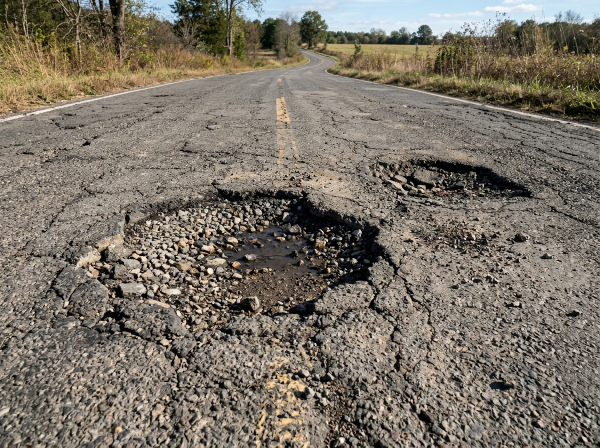
#> input picture multiple_potholes_road_1790334281012.jpg, 1200 x 896 px (shown at 1/2 size)
$ python -i image_processor.py   (imports and definitions only)   (older library calls are emulated)
#> lines starting #> are read from the running program, lines starting #| are printed output that depends on the picture; after the words box and inside, x2 and y2 are one past the last pixel; in counts of white or black regions, pixels touching at a corner belong together
"""
image_processor.py
-------------------
Image loading, preprocessing, and ADAPTIVE region-of-interest (ROI)
estimation for Snap2Action_CV.

Design goals:
- Segment the image into true infrastructure surface regions (road pavement
  or wall facade).
- Fill interior holes in the surface mask so surface defects (potholes/cracks)
  are guaranteed to be inside the surface ROI.
- Actively reject and suppress non-infrastructure objects:
  vehicles (cars, bikes, tyres, undercarriages), sky, vegetation, and specular glare.
- Use chroma = max(BGR) - min(BGR) to avoid low-light HSV saturation noise.
- Pure functions for testability.
"""

import cv2
import numpy as np


# [38 lines left out: functions load_image, resize_for_processing, preprocess, not called in this run]


def local_texture_map(gray, ksize=9):
    """Local standard-deviation map for texture/roughness estimation."""
    gray_f = gray.astype(np.float32)
    mean = cv2.blur(gray_f, (ksize, ksize))
    sq_mean = cv2.blur(gray_f * gray_f, (ksize, ksize))
    variance = np.clip(sq_mean - mean * mean, 0, None)
    return np.sqrt(variance)


# [7 lines left out: function gradient_orientation_map, not called in this run]


def detect_non_surface_mask(image):
    """Detect regions that cannot physically be asphalt or concrete road surfaces:
    - High-chroma painted objects (vehicles, colored panels, taillights).
      Requires chroma >= 35, saturation >= 50, and val >= 60 so dark asphalt
      noise is not falsely flagged as vehicle paint.
    - Specular highlights on vehicle bodies or windshields.
    - Attached tyres and vehicle undercarriages (dilated downwards from vehicle bodies).
    """
    h, w = image.shape[:2]
    hsv = cv2.cvtColor(image, cv2.COLOR_BGR2HSV)
    sat = hsv[:, :, 1]
    val = hsv[:, :, 2]

    # Chroma = max(B,G,R) - min(B,G,R)
    b, g, r = cv2.split(image)
    max_c = np.maximum(np.maximum(b, g), r)
    min_c = np.minimum(np.minimum(b, g), r)
    chroma = max_c - min_c

    # Vehicles: significant chroma (>= 35) AND high saturation (>= 50) AND visible brightness (V >= 60)
    high_sat = ((chroma >= 35) & (sat >= 50) & (val >= 60)).astype(np.uint8) * 255

    # Specular reflections (bright glare on vehicle glass/chrome)
    specular = ((val >= 238) & (sat < 35)).astype(np.uint8) * 255

    combined_obstacles = cv2.bitwise_or(high_sat, specular)

    # Bridge vehicle body parts (cabin, windshield, hood, bumpers)
    k_body = cv2.getStructuringElement(cv2.MORPH_RECT, (15, 15))
    obstacles_closed = cv2.morphologyEx(combined_obstacles, cv2.MORPH_CLOSE, k_body, iterations=2)

    # Dilate vehicle mask slightly downwards to encompass attached tyres and undercarriage
    k_down = cv2.getStructuringElement(cv2.MORPH_RECT, (9, 25))
    obstacles_expanded = cv2.dilate(obstacles_closed, k_down, iterations=1)

    # Filter out tiny specks (< 0.05% of frame)
    n_labels, labels, stats, _ = cv2.connectedComponentsWithStats(obstacles_expanded, connectivity=8)
    filtered = np.zeros((h, w), dtype=np.uint8)
    min_area = 0.0005 * (h * w)
    for i in range(1, n_labels):
        if stats[i, cv2.CC_STAT_AREA] >= min_area:
            filtered[labels == i] = 255

    return filtered


def estimate_surface_roi(image, mode="road"):
    """Adaptively estimate the region of interest for 'road' or 'wall' analysis."""
    h, w = image.shape[:2]
    total_area = float(h * w)
    gray = cv2.cvtColor(image, cv2.COLOR_BGR2GRAY)

    if mode == "road":
        obstacles = detect_non_surface_mask(image)

        sky_mask = np.zeros((h, w), dtype=np.uint8)
        upper_limit = int(h * 0.32)
        upper_gray = gray[:upper_limit, :]
        upper_texture = local_texture_map(upper_gray, ksize=7)
        sky_candidates = (upper_gray > 135) & (upper_texture < 16.0)
        sky_mask[:upper_limit, :][sky_candidates] = 255

        y_start, y_end = int(h * 0.55), int(h * 0.95)
        x_start, x_end = int(w * 0.15), int(w * 0.85)
        sample_patch = image[y_start:y_end, x_start:x_end]
        sample_obs = obstacles[y_start:y_end, x_start:x_end]

        valid_patch_mask = sample_obs == 0
        if np.count_nonzero(valid_patch_mask) > 100:
            ref_bgr = np.median(sample_patch[valid_patch_mask], axis=0)
        else:
            ref_bgr = np.array([105.0, 105.0, 107.0])

        image_lab = cv2.cvtColor(image, cv2.COLOR_BGR2LAB).astype(np.float32)
        ref_lab = cv2.cvtColor(np.uint8([[ref_bgr]]), cv2.COLOR_BGR2LAB).astype(np.float32)[0, 0]

        lab_diff = image_lab - ref_lab
        color_dist = np.sqrt(np.sum(lab_diff ** 2, axis=2))

        b, g, r = cv2.split(image)
        max_c = np.maximum(np.maximum(b, g), r)
        min_c = np.minimum(np.minimum(b, g), r)
        chroma = max_c - min_c

        road_seed = (color_dist < 55.0) & (chroma < 30) & (obstacles == 0) & (sky_mask == 0)
        road_seed[:int(h * 0.28), :] = False

        road_binary = road_seed.astype(np.uint8) * 255

        bridge_size = max(11, int(min(h, w) * 0.04)) | 1
        k_close = cv2.getStructuringElement(cv2.MORPH_RECT, (bridge_size, bridge_size))
        road_closed = cv2.morphologyEx(road_binary, cv2.MORPH_CLOSE, k_close, iterations=2)

        n_labels, labels, stats, centroids = cv2.connectedComponentsWithStats(road_closed, connectivity=8)
        final_mask = np.zeros((h, w), dtype=np.uint8)
        best_area = 0
        best_idx = None

        for i in range(1, n_labels):
            c_area = stats[i, cv2.CC_STAT_AREA]
            cy = centroids[i][1]
            if c_area >= 0.04 * total_area and cy >= (h * 0.35):
                if c_area > best_area:
                    best_area = c_area
                    best_idx = i

        if best_idx is not None:
            comp_mask = (labels == best_idx).astype(np.uint8) * 255
            cnts, _ = cv2.findContours(comp_mask, cv2.RETR_EXTERNAL, cv2.CHAIN_APPROX_SIMPLE)
            if cnts:
                largest_cnt = max(cnts, key=cv2.contourArea)
                cv2.drawContours(final_mask, [largest_cnt], -1, 255, thickness=-1)
        else:
            final_mask[int(h * 0.35):, :] = 255

        final_mask[obstacles > 0] = 0
        final_mask[:int(h * 0.28), :] = 0

        area_frac = float(np.count_nonzero(final_mask)) / total_area
        roi_confidence = float(np.clip(0.55 + area_frac * 0.5, 0.45, 0.95)) if area_frac >= 0.10 else 0.25

        return final_mask, roi_confidence

    else:  # mode == "wall"
        wall_prior = np.zeros((h, w), dtype=np.uint8)
        wall_prior[int(h * 0.10):int(h * 0.88), :] = 255

        blurred = cv2.GaussianBlur(gray, (5, 5), 0)
        edges = cv2.Canny(blurred, 50, 150)
        k_rect = cv2.getStructuringElement(cv2.MORPH_RECT, (9, 9))
        closed_edges = cv2.morphologyEx(edges, cv2.MORPH_CLOSE, k_rect, iterations=2)

        contours, _ = cv2.findContours(closed_edges, cv2.RETR_EXTERNAL, cv2.CHAIN_APPROX_SIMPLE)
        window_mask = np.zeros((h, w), dtype=np.uint8)

        for c in contours:
            area = cv2.contourArea(c)
            if area < 0.02 * total_area or area > 0.45 * total_area:
                continue
            x, y, cw, ch = cv2.boundingRect(c)
            bbox_area = cw * ch
            solidity = area / bbox_area if bbox_area > 0 else 0
            if solidity > 0.82:
                window_mask[y:y + ch, x:x + cw] = 255

        wall_mask = cv2.bitwise_and(wall_prior, cv2.bitwise_not(window_mask))
        roi_confidence = 0.88 if np.count_nonzero(wall_mask) > 0.20 * total_area else 0.35

        return wall_mask, roi_confidence

>>> import cv2
>>> picture = cv2.imread('multiple_potholes_road_1790334281012.jpg')
#> picture is the input picture: shape (896, 1200, 3); mean B, G, R 103.4, 114.8, 122.9
>>> result = estimate_surface_roi(picture)
#> in detect_non_surface_mask, `hsv = cv2.cvtColor(image, cv2.COLOR_BGR2HSV)`: hsv: shape (896, 1200, 3); mean H, S, V 23.3, 56.5, 124.6
#> in detect_non_surface_mask, `high_sat = ((chroma >= 35) & (sat >= 50) & (val >= 60)).astype(np.uint..`:
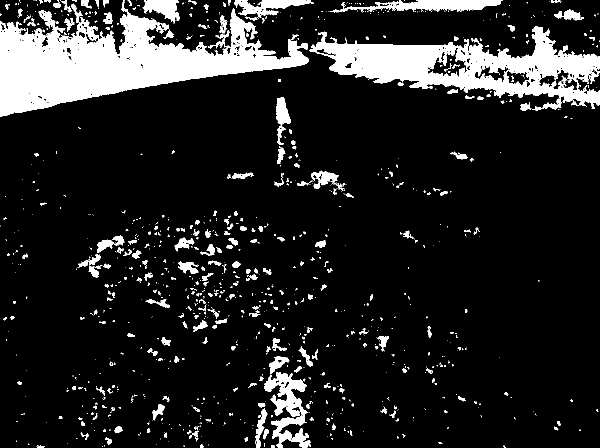
#> high_sat: shape (896, 1200) (shown at 1/2 size); 13.3% white; 1043 white regions (756 under 20 px), largest, box (x1, y1, x2, y2) and area: (0, 0, 618, 233) 61238, (618, 52, 1200, 222) 38673, (528, 744, 622, 896) 6049
#> in detect_non_surface_mask, `specular = ((val >= 238) & (sat < 35)).astype(np.uint8) * 255`: specular: shape (896, 1200); 1% white; 757 white regions (724 under 20 px), largest, box (x1, y1, x2, y2) and area: (657, 22, 970, 75) 6148, (968, 0, 1090, 28) 1638, (1090, 32, 1112, 46) 203
#> in detect_non_surface_mask, `combined_obstacles = cv2.bitwise_or(high_sat, specular)`: combined_obstacles: shape (896, 1200); 14.4% white; 1757 white regions (1440 under 20 px), largest, box (x1, y1, x2, y2) and area: (0, 0, 618, 233) 61238, (618, 52, 1200, 222) 38676, (657, 22, 970, 75) 6148
#> in detect_non_surface_mask, `obstacles_closed = cv2.morphologyEx(combined_obstacles, cv2.MORPH_CLOS..`: obstacles_closed: shape (896, 1200); 33.9% white; 178 white regions (127 under 20 px), largest, box (x1, y1, x2, y2) and area: (0, 0, 1200, 243) 201602, (152, 395, 727, 896) 98803, (676, 607, 934, 771) 12545
#> in detect_non_surface_mask, `obstacles_expanded = cv2.dilate(obstacles_closed, k_down, iterations=1)`: obstacles_expanded: shape (896, 1200); 49.9% white; 124 white regions, largest, box (x1, y1, x2, y2) and area: (0, 0, 1200, 255) 227234, (148, 383, 938, 896) 157638, (545, 182, 718, 426) 16200
#> in detect_non_surface_mask, `n_labels, labels, stats, _ = cv2.connectedComponentsWithStats(obstacle..`:
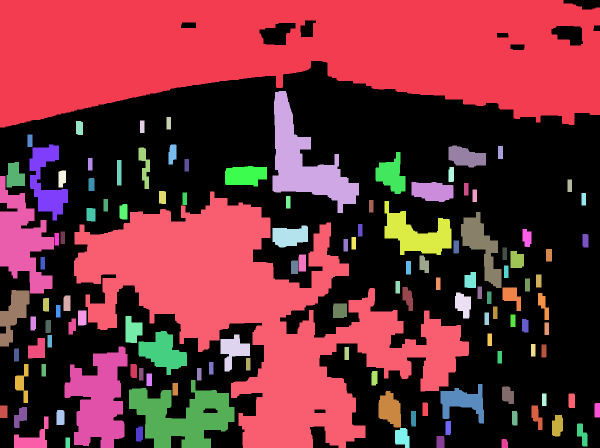
#> labels: shape (896, 1200) int32 (shown at 1/2 size); 125 distinct labels, from 0 to 124; one colour per label, 0 black
#> in detect_non_surface_mask, `n_labels, labels, stats, _ = cv2.connectedComponentsWithStats(obstacle..`: n_labels = 125; stats = 125 rows, first 6: [0, 0, 1200, 896, 538864], [0, 0, 1200, 255, 227234], [545, 182, 173, 244, 16200], [333, 234, 9, 25, 225], [280, 241, 9, 25, 225], [152, 242, 14, 28, 379]
#> after the loop in detect_non_surface_mask, `for i in range(1, n_labels):`:
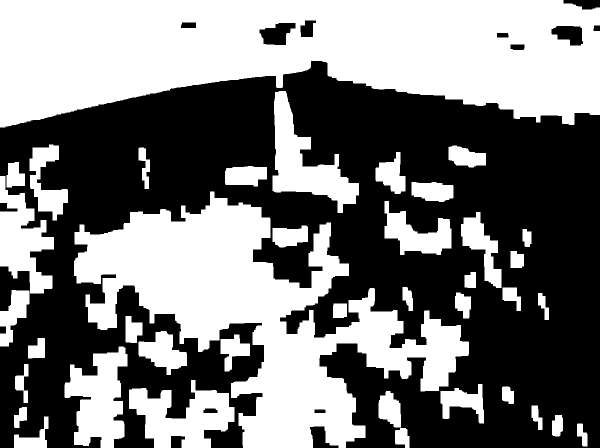
#> filtered: shape (896, 1200) (shown at 1/2 size); 47.6% white; 39 white regions, largest, box (x1, y1, x2, y2) and area: (0, 0, 1200, 255) 227234, (148, 383, 938, 896) 157638, (545, 182, 718, 426) 16200
#> in estimate_surface_roi, `sky_candidates = (upper_gray > 135) & (upper_texture < 16.0)`: sky_candidates: shape (286, 1200) bool; 21.6% white; 1267 white regions (1153 under 20 px), largest, box (x1, y1, x2, y2) and area: (520, 0, 1200, 68) 29593, (198, 104, 764, 264) 24575, (724, 92, 829, 122) 1652
#> in estimate_surface_roi, `sample_obs = obstacles[y_start:y_end, x_start:x_end]`:
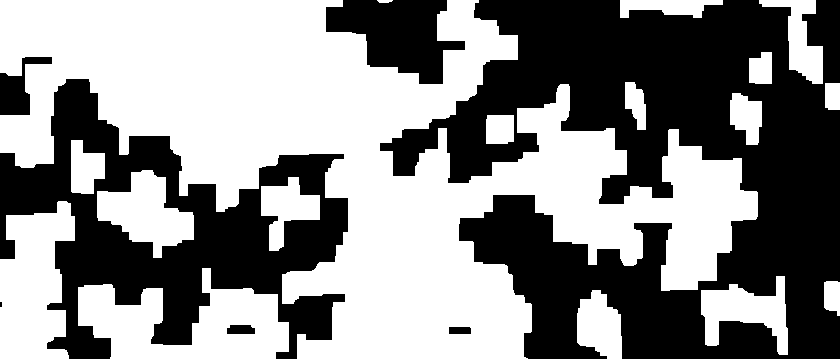
#> sample_obs: shape (359, 840); 54% white; 7 black regions (1 under 20 px), largest, box (x1, y1, x2, y2) and area: (380, 0, 840, 359) 91026, (0, 79, 348, 359) 39160, (326, 0, 465, 84) 6877, (0, 57, 52, 115) 1348, (227, 325, 255, 334) 232, (449, 327, 471, 334) 153
#> in estimate_surface_roi, `ref_bgr = np.median(sample_patch[valid_patch_mask], axis=0)`: ref_bgr = [109, 118, 127]
#> in estimate_surface_roi, `image_lab = cv2.cvtColor(image, cv2.COLOR_BGR2LAB).astype(np.float32)`:
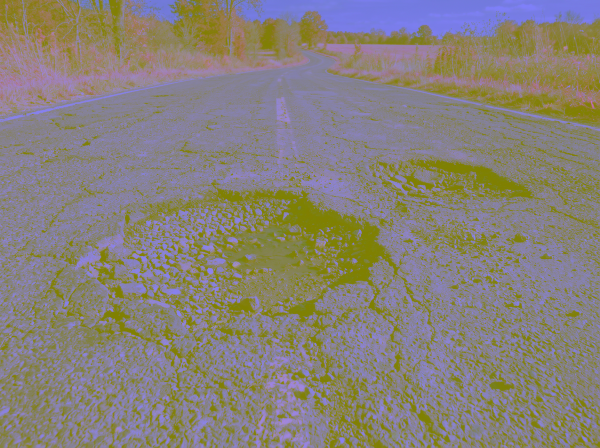
#> image_lab: shape (896, 1200, 3) float32 (shown at 1/2 size); mean B, G, R 122.2, 128.3, 135.4
#> in estimate_surface_roi, `ref_lab = cv2.cvtColor(np.uint8([[ref_bgr]]), cv2.COLOR_BGR2LAB).astyp..`: ref_lab = [128, 130, 134]
#> in estimate_surface_roi, `road_seed = (color_dist < 55.0) & (chroma < 30) & (obstacles == 0) & (..`: road_seed: shape (896, 1200) bool; 35.4% white; 1255 white regions (1107 under 20 px), largest, box (x1, y1, x2, y2) and area: (580, 158, 1200, 896) 200085, (0, 155, 556, 896) 143754, (234, 571, 362, 684) 4026
#> in estimate_surface_roi, `road_seed[:int(h * 0.28), :] = False`:
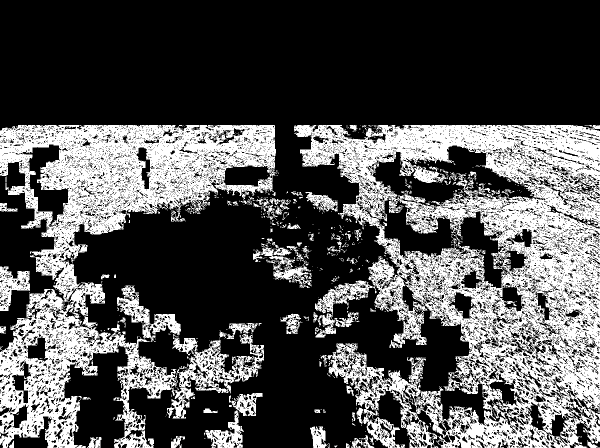
#> road_seed: shape (896, 1200) bool (shown at 1/2 size); 31.8% white; 774 white regions (660 under 20 px), largest, box (x1, y1, x2, y2) and area: (588, 250, 1200, 896) 182103, (0, 250, 556, 896) 127721, (234, 571, 362, 684) 4026
#> in estimate_surface_roi, `road_closed = cv2.morphologyEx(road_binary, cv2.MORPH_CLOSE, k_close, ..`: road_closed: shape (896, 1200); 62.2% white; 4 black regions, box (x1, y1, x2, y2) and area: (0, 0, 1200, 252) 300072, (175, 411, 578, 676) 71650, (488, 668, 657, 896) 29059, (0, 423, 60, 533) 5988
#> in estimate_surface_roi, `n_labels, labels, stats, centroids = cv2.connectedComponentsWithStats(..`: labels: shape (896, 1200) int32; values 0 (black) and 1 (white), 62.2% white; 4 black regions
#> in estimate_surface_roi, `n_labels, labels, stats, centroids = cv2.connectedComponentsWithStats(..`: n_labels = 2; stats = [[0, 0, 1200, 896, 406769], [0, 250, 1200, 646, 668431]]; centroids = [[552.3, 249.6], [628.2, 568]]
#> the loop in estimate_surface_roi, `for i in range(1, n_labels):` made 1 pass
#> (c_area, cy, best_area) on pass 1: (668431, 568, 668431)
#> after the loop in estimate_surface_roi, `for i in range(1, n_labels):`: best_area = 668431; best_idx = 1
#> in estimate_surface_roi, `cnts, _ = cv2.findContours(comp_mask, cv2.RETR_EXTERNAL, cv2.CHAIN_APP..`: cnts = 1 contour; box (x1, y1, x2, y2) and area: (0, 250, 1200, 896) 737921
#> in estimate_surface_roi, `largest_cnt = max(cnts, key=cv2.contourArea)`: largest_cnt = contour of 56 points, box (x1, y1, x2, y2) (0, 250, 1200, 896), area 737921
#> in estimate_surface_roi, `cv2.drawContours(final_mask, [largest_cnt], -1, 255, thickness=-1)`: final_mask: shape (896, 1200); 68.8% white; 3 black regions, box (x1, y1, x2, y2) and area: (0, 0, 1200, 252) 300072, (488, 668, 657, 896) 29059, (0, 423, 60, 533) 5988
#> in estimate_surface_roi, `final_mask[obstacles > 0] = 0`:
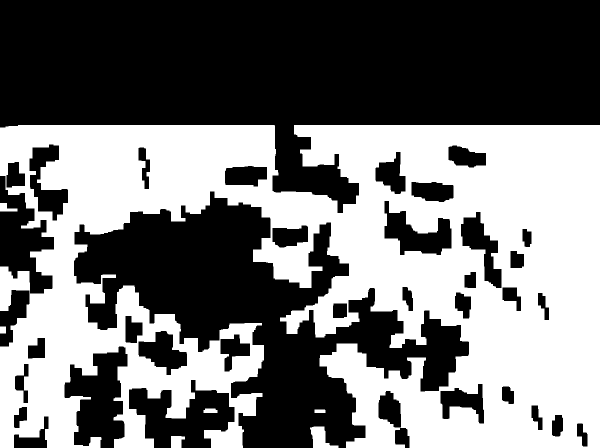
#> final_mask: shape (896, 1200) (shown at 1/2 size); 45.8% white; 7 white regions, largest, box (x1, y1, x2, y2) and area: (0, 250, 1200, 896) 489969, (620, 853, 677, 896) 1305, (342, 872, 370, 896) 546
#> in estimate_surface_roi, `area_frac = float(np.count_nonzero(final_mask)) / total_area`: area_frac = 0.458
#> in estimate_surface_roi, `roi_confidence = float(np.clip(0.55 + area_frac * 0.5, 0.45, 0.95)) if..`: roi_confidence = 0.779
